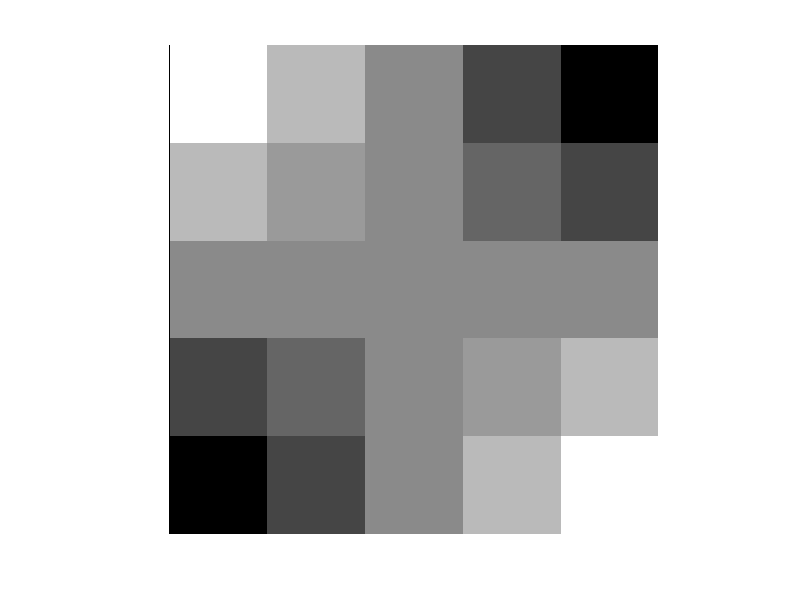

The MATLAB script that drew this image: (Note: this script raises an error after producing the figure.)
image = zeros(5)
x = 0:0.25:1
y = 0:0.25:1

for col = 1:5
    for row = 1:5
        image(col,row) = x(col) * (1 - y(row)) + y(row) * (1 - x(col));
        
    end
end

image
image_quant = round(image.*15)
image_gray = mat2gray(image_quant)
imshow(flipud(image_gray),'InitialMagnification','fit')

arrayfun(round(), flipud(image) * 15)